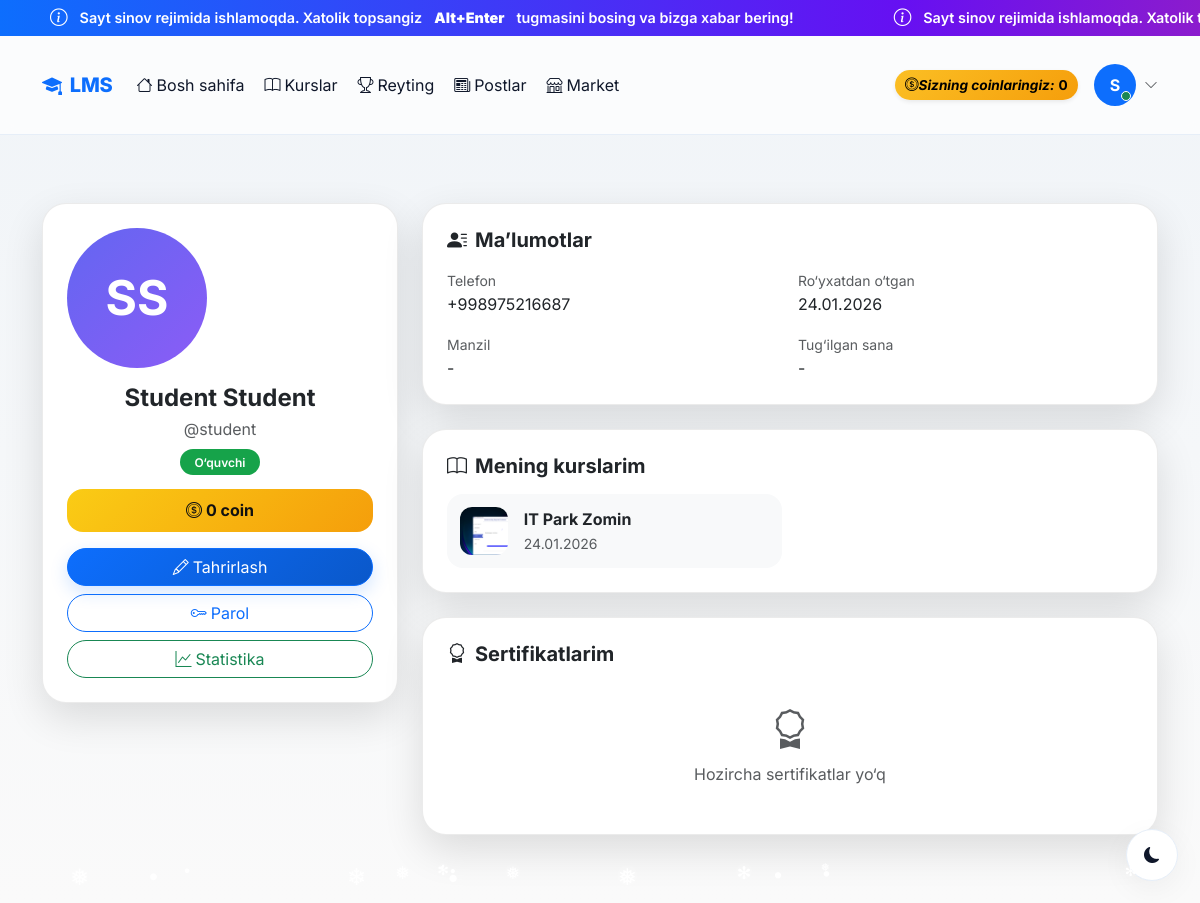
Before: /profile/ (signed in) with the older database file.
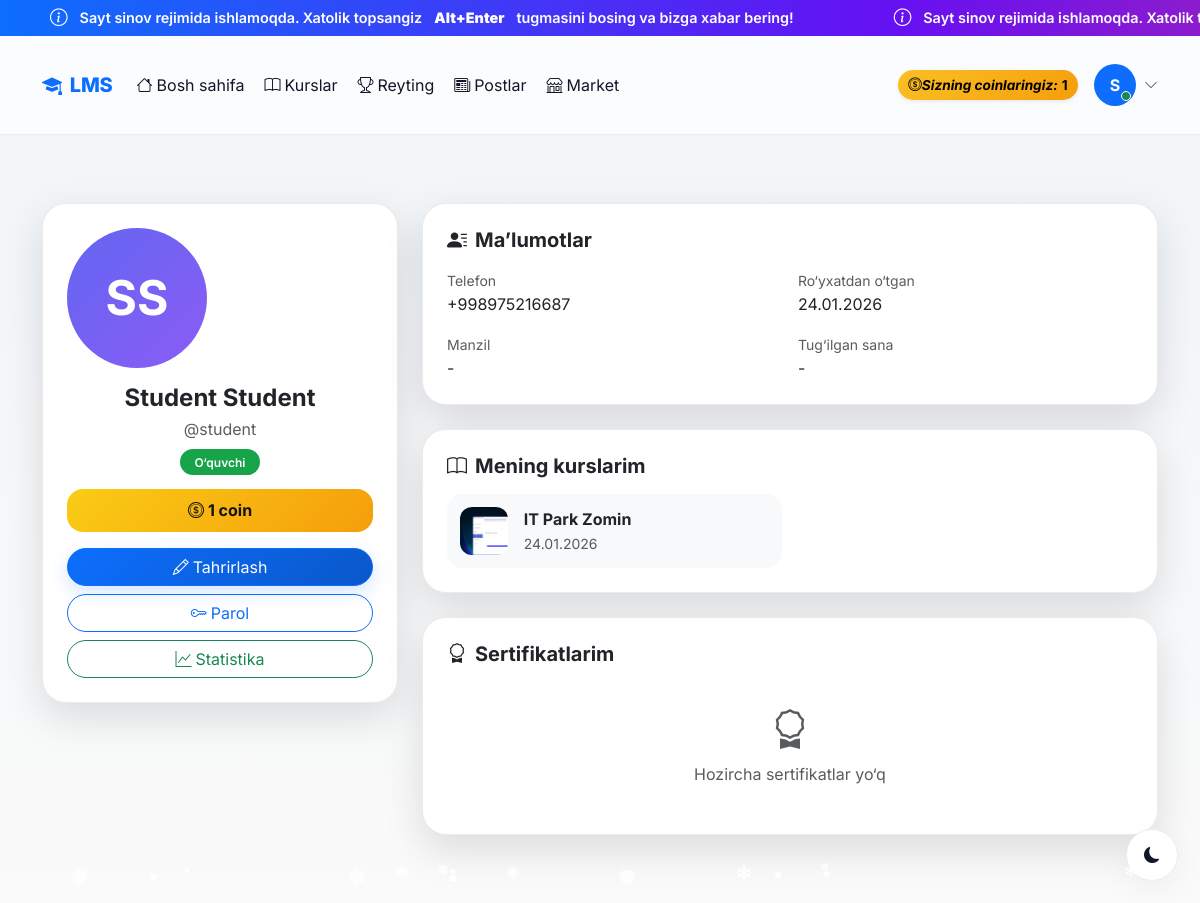
After: the same page with the newer database file.
### accounts/models.py (models this page shows, shortened)
class CustomUser(AbstractUser):
    ROLE_CHOICES = (
        ('admin', 'Admin'),
        ('teacher', "O'qituvchi"),
        ('student', "O'quvchi"),
    )
    first_name = models.CharField(max_length=100, verbose_name="Ism")
    last_name = models.CharField(max_length=100, verbose_name="Familiya")
    phone = models.CharField(max_length=20, unique=True, verbose_name="Telefon raqam")
    role = models.CharField(
        max_length=20,
        choices=ROLE_CHOICES,
        default='student',
        verbose_name="Rol"
    )
    photo = models.ImageField(
        upload_to='profiles/',
        blank=True,
        null=True,
        verbose_name="Profil rasmi"
    )
    profession = models.ForeignKey(
        'Profession',
        on_delete=models.SET_NULL,
        null=True,
        blank=True,
        related_name='students',
        verbose_name="Yo'nalish"
    )
    is_blocked = models.BooleanField(default=False, verbose_name="Bloklangan")
    last_activity = models.DateTimeField(null=True, blank=True, verbose_name="Oxirgi faollik")
    bio = models.TextField(blank=True, null=True, verbose_name="O'zi haqida")
    coins = models.IntegerField(default=0, verbose_name="Coinlar")
    total_online_time = models.IntegerField(default=0, verbose_name="Jami online vaqt (daqiqa)")
    address = models.CharField(max_length=300, blank=True, null=True, verbose_name="Yashash manzili")
    birth_date = models.DateField(null=True, blank=True, verbose_name="Tug'ilgan kuni")
    id_card = models.FileField(
        upload_to='documents/id_cards/',
        blank=True,
        null=True,
        verbose_name="ID karta / Pasport"
    )
    birth_certificate = models.FileField(
        upload_to='documents/birth_certificates/',
        blank=True,
        null=True,
        verbose_name="Tug'ilganlik haqida guvohnoma"
    )
    @property
    def is_admin(self):
        return self.role == 'admin'
    @property
    def is_teacher(self):
        return self.role == 'teacher'
    @property
    def full_name(self):
        return f"{self.first_name} {self.last_name}".strip()
    def get_initials(self):
        first = self.first_name[0] if self.first_name else ''
        last = self.last_name[0] if self.last_name else ''
        return f"{first}{last}".upper()
    class Meta:
        verbose_name = "Foydalanuvchi"
        verbose_name_plural = "Foydalanuvchilar"

### accounts/views.py (the view)
# urls.py: path('profile/', views.profile_view, name='profile'),
@login_required
def profile_view(request):
    certificates = Certificate.objects.filter(student=request.user)
    enrollments = request.user.enrollments.all()
    return render(request, 'accounts/profile.html', {
        'certificates': certificates,
        'enrollments': enrollments,
    })

### accounts/management/commands/check_birthdays.py (called while the page is built, shortened)
    def handle(self, *args, **kwargs):
        today = timezone.now().date()
        users = CustomUser.objects.filter(birth_date__day=today.day, birth_date__month=today.month)
        if not users.exists():
            self.stdout.write(self.style.SUCCESS('No birthdays today.'))
            return

### accounts/templates/accounts/profile.html (shortened to what this page needs)
{% extends 'accounts/base.html' %}
{% block content %}
<div class="container py-5 profile-wrap">
<div class="row g-4">
<div class="col-lg-4">
<div class="p-card p-4 text-center">
    {% if user.photo %}
        <img src="{{ user.photo.url }}" class="avatar mb-3">
    {% else %}
        <div class="avatar-fallback mb-3">{{ user.get_initials }}</div>
    {% endif %}
    <h4 class="fw-bold mb-1">{{ user.full_name }}</h4>
    <p class="text-muted mb-2">@{{ user.username }}</p>
    <span class="role-pill
        {% if user.role == 'admin' %}role-admin
        {% elif user.role == 'teacher' %}role-teacher
        {% else %}role-student{% endif %}">
        {% if user.role == 'admin' %}Admin
        {% elif user.role == 'teacher' %}O‘qituvchi
        {% else %}O‘quvchi{% endif %}
    </span>
    <div class="coin-box my-3">
        <i class="bi bi-coin me-1"></i>{{ user.coins }} coin
    </div>
    <div class="d-grid gap-2 mt-3">
        <a href="{% url 'profile_edit' %}" class="btn btn-primary rounded-pill">
            <i class="bi bi-pencil me-1"></i>Tahrirlash
        </a>
        <a href="{% url 'change_password' %}" class="btn btn-outline-primary rounded-pill">
            <i class="bi bi-key me-1"></i>Parol
        </a>
        <a href="{% url 'my_statistics' %}" class="btn btn-outline-success rounded-pill">
            <i class="bi bi-graph-up me-1"></i>Statistika
        </a>
    </div>
</div>
</div>
<div class="col-lg-8 d-flex flex-column gap-4">
<div class="p-card p-4">
<h5 class="fw-bold mb-3">
    <i class="bi bi-person-lines-fill me-2"></i>Ma’lumotlar
</h5>
<div class="row g-3">
<div class="col-md-6">
    <small class="text-muted">Telefon</small>
    <div>{{ user.phone }}</div>
</div>
<div class="col-md-6">
    <small class="text-muted">Ro‘yxatdan o‘tgan</small>
    <div>{{ user.date_joined|date:"d.m.Y" }}</div>
</div>
<div class="col-md-6">
    <small class="text-muted">Manzil</small>
    <div>{% if user.address %}{{ user.address }}{% else %}-{% endif %}</div>
</div>
<div class="col-md-6">
    <small class="text-muted">Tug‘ilgan sana</small>
    <div>{% if user.birth_date %}{{ user.birth_date|date:"d.m.Y" }}{% else %}-{% endif %}</div>
</div>
</div>
</div>
{% if enrollments %}
<div class="p-card p-4">
<h5 class="fw-bold mb-3">
    <i class="bi bi-book me-2"></i>Mening kurslarim
</h5>
<div class="row g-3">
{% for enrollment in enrollments %}
<div class="col-md-6">
<a href="{% url 'profession_detail' enrollment.profession.pk %}" class="text-decoration-none text-body">
<div class="mini-item d-flex align-items-center gap-3">
    <img src="{{ enrollment.profession.photo.url }}"
         style="width:48px;height:48px;border-radius:12px;object-fit:cover">
    <div>
        <b>{{ enrollment.profession.name }}</b><br>
        <small class="text-muted">{{ enrollment.enrolled_at|date:"d.m.Y" }}</small>
    </div>
</div>
</a>
</div>
{% endfor %}
</div>
</div>
{% endif %}
<div class="p-card p-4">
<h5 class="fw-bold mb-3">
    <i class="bi bi-award me-2"></i>Sertifikatlarim
</h5>
{% if certificates %}
<div class="row g-3">
{% for cert in certificates %}
<div class="col-md-6">
<div class="mini-item">
    <div class="d-flex align-items-center gap-3 mb-2">
        <div class="bg-success text-white rounded-3 p-2">
            <i class="bi bi-award fs-5"></i>
        </div>
        <div>
            <b>{{ cert.profession.name }}</b><br>
            <small class="text-muted">Berilgan: {{ cert.issued_at|date:"d.m.Y" }}</small>
        </div>
    </div>
    <div class="d-flex justify-content-between align-items-center small text-muted">
        <span><i class="bi bi-person me-1"></i>{{ cert.issued_by.full_name }}</span>
        <a href="{{ cert.file.url }}" target="_blank" download
           class="btn btn-sm btn-success rounded-pill">
            <i class="bi bi-file-pdf me-1"></i>Yuklab olish
        </a>
    </div>
</div>
</div>
{% endfor %}
</div>
{% else %}
<div class="text-center py-4 text-muted">
    <i class="bi bi-award display-6"></i>
    <p class="mt-2 mb-0">Hozircha sertifikatlar yo‘q</p>
</div>
{% endif %}
</div>
</div>
</div>
</div>
{% endblock %}

### accounts/templates/accounts/base.html (shortened to what the changed rows need)
<!DOCTYPE html>
<html lang="uz" data-bs-theme="light">
<head>
    {% load static %}
    <link rel="stylesheet" href="{% static 'effects/weather_effect.css' %}">
    <link rel="stylesheet" href="{% static 'css/base.css' %}">
    <link href="https://cdn.jsdelivr.net/npm/bootstrap@5.3.2/dist/css/bootstrap.min.css" rel="stylesheet">
    <link href="https://cdn.jsdelivr.net/npm/bootstrap-icons@1.11.1/font/bootstrap-icons.css" rel="stylesheet">
</head>
<body>
    {% if user.is_authenticated %}
    <nav class="navbar navbar-expand-lg sticky-top">
        <div class="container main-container">
            <a class="navbar-brand d-flex align-items-center gap-2" href="{% url 'home' %}">
                <i class="bi bi-mortarboard-fill"></i>
                <span>LMS</span>
            </a>
            <div class="collapse navbar-collapse" id="navbarNav">
                <ul class="navbar-nav me-auto mb-2 mb-lg-0 align-items-lg-center gap-lg-1">
                    <li class="nav-item">
                        <a class="nav-link {% if request.resolver_match.url_name == 'home' %}active{% endif %}"
                            href="{% url 'home' %}">
                            <i class="bi bi-house me-1"></i>Bosh sahifa
                        </a>
                    </li>
                    <li class="nav-item">
                        <a class="nav-link {% if request.resolver_match.url_name and 'profession' in request.resolver_match.url_name %}active{% endif %}"
                            href="{% url 'professions' %}">
                            <i class="bi bi-book me-1"></i>Kurslar
                        </a>
                    </li>
                    <li class="nav-item">
                        <a class="nav-link {% if request.resolver_match.url_name == 'leaderboard' %}active{% endif %}"
                            href="{% url 'leaderboard' %}">
                            <i class="bi bi-trophy me-1"></i>Reyting
                        </a>
                    </li>
                    <li class="nav-item">
                        <a class="nav-link {% if request.resolver_match.app_names and 'blog' in request.resolver_match.app_names %}active{% endif %}"
                            href="{% url 'blog:post_list' %}">
                            <i class="bi bi-newspaper me-1"></i>Postlar
                        </a>
                    </li>
                    <li class="nav-item">
                        <a class="nav-link {% if 'market' in request.resolver_match.url_name %}active{% endif %}"
                            href="{% url 'coin:market_list' %}">
                            <i class="bi bi-shop me-1"></i>Market
                        </a>
                    </li>
                </ul>
                <div class="d-flex align-items-center gap-3">
                    <div class="coin-badge d-flex align-items-center gap-1 shadow-sm" title="Sizning coinlaringiz">
                        <i class="bi bi-coin">Sizning coinlaringiz: </i>
                        {{ user.coins|default:0 }}
                    </div>
                    <div class="dropdown">
                        <a class="d-flex align-items-center gap-2 text-decoration-none" data-bs-toggle="dropdown"
                            aria-expanded="false" role="button">
                            <div class="position-relative">
                                {% if user.profile.image and user.profile.image.url %}
                                <img src="{{ user.profile.image.url }}" class="rounded-circle shadow-sm"
                                    style="width:42px;height:42px;object-fit:cover"
                                    alt="{{ user.get_full_name|default:user.username }}">
                                {% elif user.avatar_url %}
                                <img src="{{ user.avatar_url }}" class="rounded-circle shadow-sm"
                                    style="width:42px;height:42px;object-fit:cover"
                                    alt="{{ user.get_full_name|default:user.username }}">
                                {% else %}
                                <div class="rounded-circle bg-primary text-white d-flex align-items-center justify-content-center fw-bold"
                                    style="width:42px;height:42px;">
                                    {{ user.get_full_name|default:user.username|slice:":1"|upper }}
                                </div>
                                {% endif %}
                                <span
                                    class="position-absolute bottom-0 end-0 translate-middle p-1 bg-success border border-white rounded-circle"></span>
                            </div>
                            <i class="bi bi-chevron-down small text-muted"></i>
                        </a>
                    </div>
                </div>
            </div>
        </div>
    </nav>
    {% endif %}
    <main class="main-container">
        {% block content %}{% endblock %}
    </main>
</body>
</html>

Changed rows visible on the page:
changed CustomUser "SS": coins "0" → "1"
